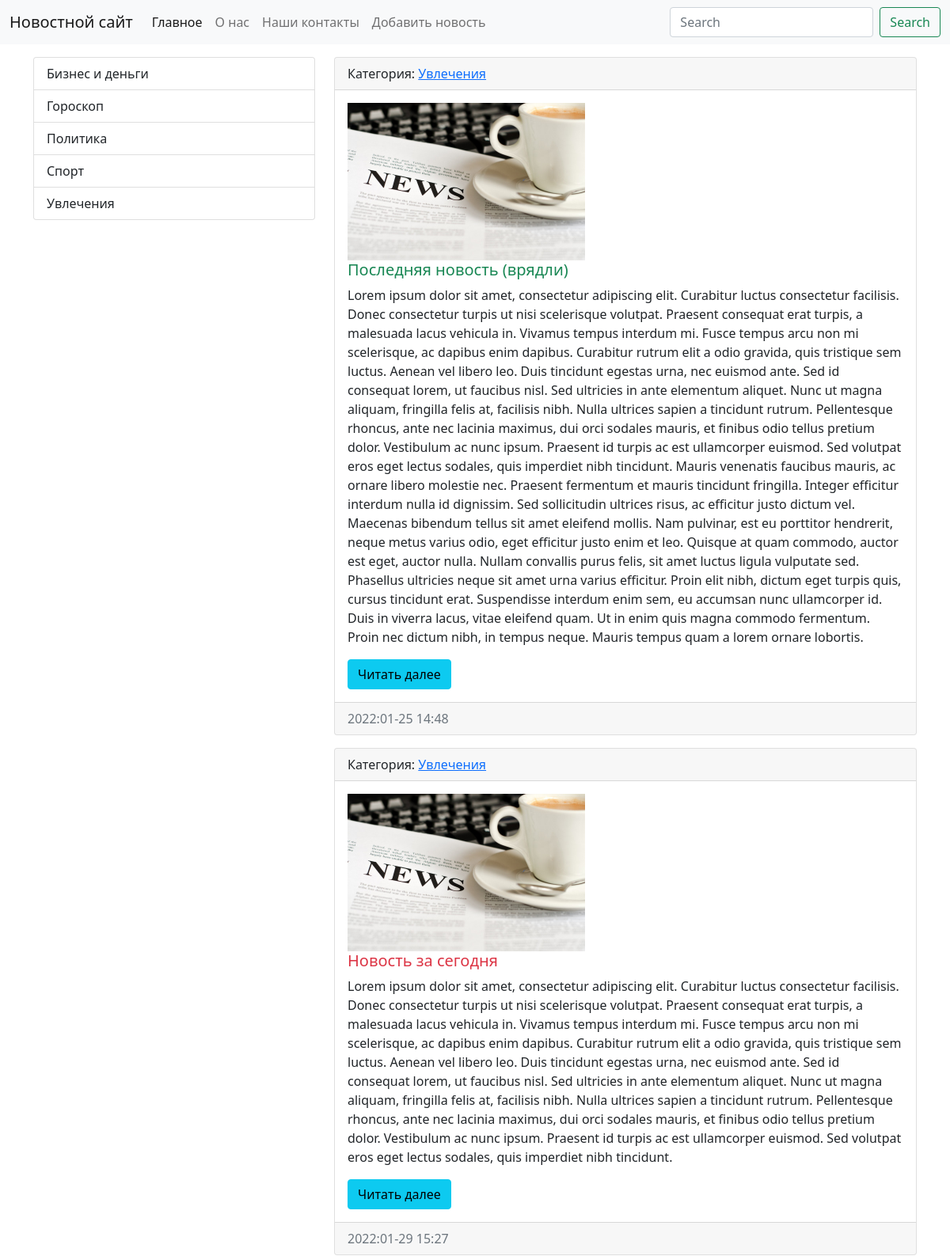
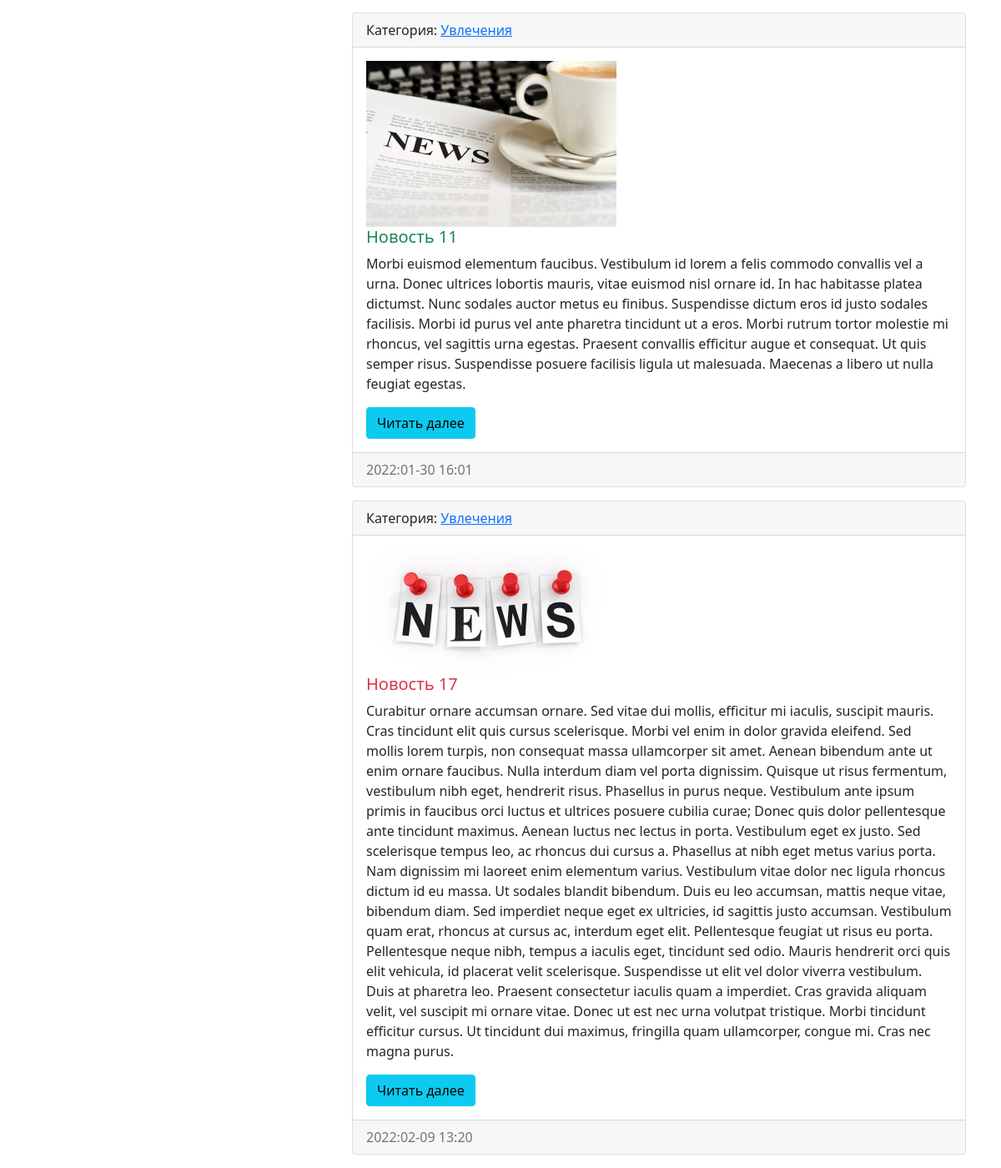
The page /category/5 on the database its author committed (2 pictures, top to bottom).
### firsrapp/models.py (models this page shows, shortened)
class Category(models.Model):
    title = models.CharField(max_length=150, db_index=True, verbose_name='Категория новости')
    def get_absolute_url(self):
        return "/category/%i" % self.pk
    def __str__(self):
        return self.title
    class Meta:
        verbose_name = 'Категория'
        verbose_name_plural = 'Категории'
        ordering = ['title']

class News(models.Model):
    title = models.CharField(max_length=200, verbose_name='Заголовок')
    content = models.TextField(blank=True, verbose_name='Контент')
    created_date = models.DateTimeField(auto_now_add=True, verbose_name='Создано')
    update_at = models.DateTimeField(auto_now=True, verbose_name='Обновлено')
    photo = models.ImageField(upload_to='photos/%Y/%m/%d', default=' ')
    is_published = models.BooleanField(default=True, verbose_name='Опубликовано')
    category = models.ForeignKey('Category', on_delete=models.PROTECT, verbose_name='Категория',
                                 related_name='findnews')
    views = models.IntegerField(default=0)
    def get_absolute_url(self):
        return "/views_news/%i" % self.pk
    class Meta:
        verbose_name = 'Новость'
        verbose_name_plural = 'Новости'
        ordering = ['created_date']

### firsrapp/views.py (the view)
# urls.py: path('category/<int:category_id>', CategoryViewNews.as_view(extra_context={'title': 'Заголовок категории'}),
class CategoryViewNews(ListView):
    model = News
    template_name = 'firsrapp/home_news_category.html'
    context_object_name = 'news'
    def get_context_data(self, *, object_list=None, **kwargs):
        context = super().get_context_data(**kwargs)
        context['title'] = Category.objects.get(pk=self.kwargs['category_id'])
        return context
    def get_queryset(self):
        return News.objects.filter(category_id=self.kwargs['category_id'], is_published=True)

### firsrapp/templatetags/news_tags.py (called while the page is built)
@register.simple_tag()
def find_category():
    categories = Category.objects.annotate(cnt=Count('title')).filter(cnt__gt=0)
    return Category.objects.all()

### firsrapp/templates/firsrapp/home_news_category.html (shortened to what this page needs)
{% extends 'base.html' %}
{% block sidebar %}
{% include 'inc/_sidebar.html' %}
{% endblock %}
{% block content %}
<div class="">
    {% for i in news %}
    <div class="card mb-3">
      <div class="card-header">
          Категория: <a href="{% url 'category' i.category.pk%}">{{ i.category }}</a>
      </div>
      <div class="card-body">
        <div class="media">
          <div class="media-body">
            {% if i.photo %}
                  <img src="{{ i.photo.url }}" width="300px">
            {% else %}
                 <img src="https://www.escogroup.com/wwwroot/sites/default/files/2017-10/default-placeholder_2.png" width="300px">
            {% endif %}
        <h5 class="card-title {% cycle 'text-success'  'text-danger' %}">{{ i.title }}</h5>
        <p class="card-text">
          {{ i.content }}</p>
        <a href="{{ i.get_absolute_url }}" class="btn btn-info">Читать далее</a>
      </div>
        </div>
      </div>
      <div class="card-footer text-muted">
        {{ i.created_date|date:"Y:m-d H:i" }}
      </div>
    </div>
    {% endfor %}
    </div>
{% endblock %}

### templates/inc/_sidebar.html
        {% load news_tags %}
            <div class="list-group">
                {% find_category as categories %}
                {% for item in categories %}
                   <a href="{{ item.get_absolute_url }}" class="list-group-item list-group-item-action" aria-current="true">
               {{ item.title}}
              </a>
                {%endfor%}
            </div>

### rows shown on the page
Category: title "Бизнес и деньги"
Category: title "Гороскоп"
Category: title "Политика"
Category: title "Спорт"
Category: title "Увлечения"
News: category "Увлечения", photo (picture), title "Последняя новость (врядли)", content "Lorem ipsum dolor sit amet, consectetur adipiscing elit. Curabitur luctus consectetur facilisis. Donec consectetur turpis ut nisi scelerisque volutpat. Praesent consequat erat turpis, a malesuada lacus vehicula in. Vivamus tempus interdum mi. Fusce tempus arcu non mi scelerisque, ac dapibus enim dapibus. Curabitur rutrum elit a odio gravida, quis tristique sem luctus. Aenean vel libero leo. Duis tincidunt egestas urna, nec euismod ante. Sed id consequat lorem, ut faucibus nisl. Sed ultricies in ante elementum aliquet. Nunc ut magna aliquam, fringilla felis at, facilisis nibh. Nulla ultrices sapien a tincidunt rutrum. Pellentesque rhoncus, ante nec lacinia maximus, dui orci sodales mauris,…", created_date "2022:01-25 14:48"
News: category "Увлечения", photo (picture), title "Новость за сегодня", content "Lorem ipsum dolor sit amet, consectetur adipiscing elit. Curabitur luctus consectetur facilisis. Donec consectetur turpis ut nisi scelerisque volutpat. Praesent consequat erat turpis, a malesuada lacus vehicula in. Vivamus tempus interdum mi. Fusce tempus arcu non mi scelerisque, ac dapibus enim dapibus. Curabitur rutrum elit a odio gravida, quis tristique sem luctus. Aenean vel libero leo. Duis tincidunt egestas urna, nec euismod ante. Sed id consequat lorem, ut faucibus nisl. Sed ultricies in ante elementum aliquet. Nunc ut magna aliquam, fringilla felis at, facilisis nibh. Nulla ultrices sapien a tincidunt rutrum. Pellentesque rhoncus, ante nec lacinia maximus, dui orci sodales mauris,…", created_date "2022:01-29 15:27"
News: category "Увлечения", photo (picture), title "Новость 11", content "Morbi euismod elementum faucibus. Vestibulum id lorem a felis commodo convallis vel a urna. Donec ultrices lobortis mauris, vitae euismod nisl ornare id. In hac habitasse platea dictumst. Nunc sodales auctor metus eu finibus. Suspendisse dictum eros id justo sodales facilisis. Morbi id purus vel ante pharetra tincidunt ut a eros. Morbi rutrum tortor molestie mi rhoncus, vel sagittis urna egestas. Praesent convallis efficitur augue et consequat. Ut quis semper risus. Suspendisse posuere facilisis ligula ut malesuada. Maecenas a libero ut nulla feugiat egestas.", created_date "2022:01-30 16:01"
News: category "Увлечения", photo (picture), title "Новость 17", content "Curabitur ornare accumsan ornare. Sed vitae dui mollis, efficitur mi iaculis, suscipit mauris. Cras tincidunt elit quis cursus scelerisque. Morbi vel enim in dolor gravida eleifend. Sed mollis lorem turpis, non consequat massa ullamcorper sit amet. Aenean bibendum ante ut enim ornare faucibus. Nulla interdum diam vel porta dignissim. Quisque ut risus fermentum, vestibulum nibh eget, hendrerit risus. Phasellus in purus neque. Vestibulum ante ipsum primis in faucibus orci luctus et ultrices posuere cubilia curae; Donec quis dolor pellentesque ante tincidunt maximus. Aenean luctus nec lectus in porta. Vestibulum eget ex justo. Sed scelerisque tempus leo, ac rhoncus dui cursus a. Phasellus at…", created_date "2022:02-09 13:20"
